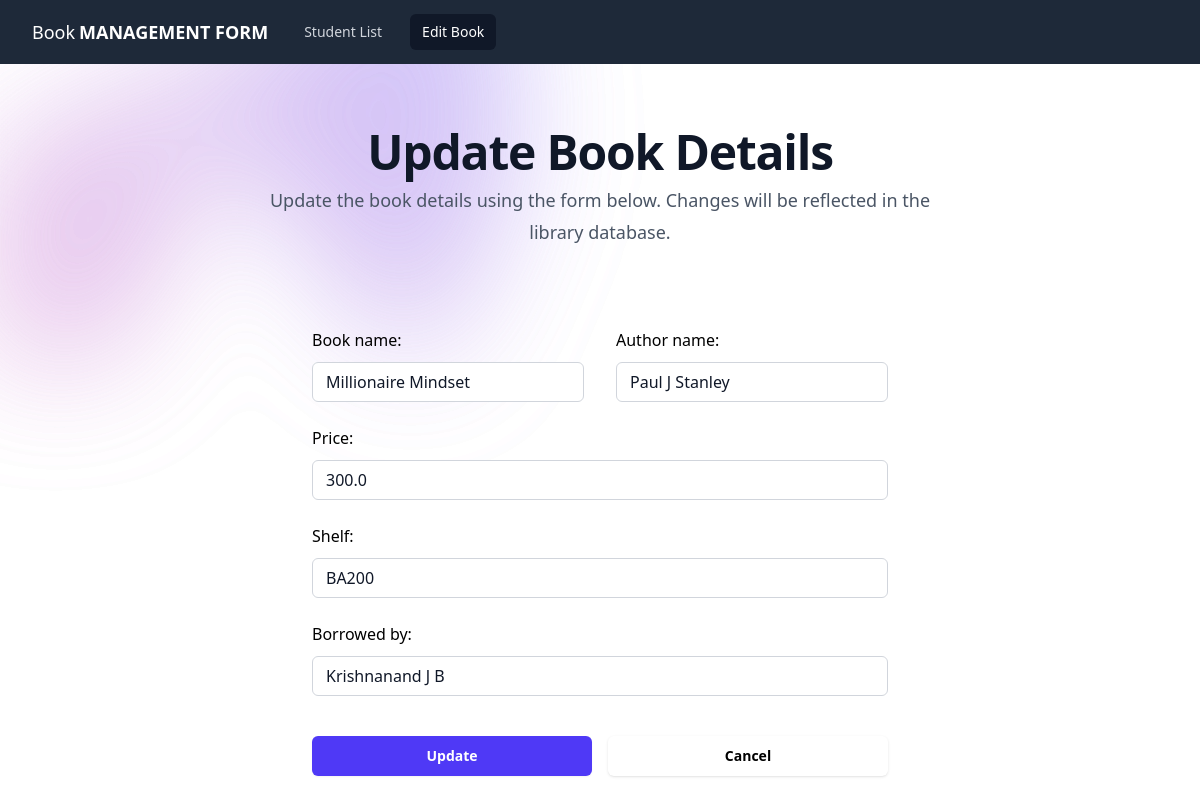
Page /update-book-details/5 on the committed database.
### base/models.py (models this page shows, shortened)
class Book(models.Model):
    book_name = models.CharField(max_length=200)
    author_name = models.CharField(max_length=200)
    price = models.FloatField()
    shelf = models.CharField(max_length=202)
    borrowed_by = models.CharField(max_length=200)

### base/views.py (the view)
# urls.py: path('update-book-details/<str:pk>', views.update_book, name="update_book"),
def update_book(request, pk):
    book_details = Book.objects.get(id=pk)
    context = {
        "book_list_class": "rounded-md px-3 py-2 text-sm font-medium text-gray-300 hover:bg-gray-700 hover:text-white",
        "add_book_class": "rounded-md bg-gray-900 px-3 py-2 text-sm font-medium text-white",
        "edit_or_add": "Edit Book",
        "heading": "Update Book Details",
        "sub_heading": "Update the book details using the form below. Changes will be reflected in the library database.",
        "form": BookDetailsForm(instance=book_details),
    }
    if request.method == "POST":
        form = BookDetailsForm(request.POST, instance=book_details)
        if form.is_valid():
            form.save()
            return redirect("list_book")
    return render(request, "base/book_form.html", context)

### base/form.py (shortened to what this page needs)
class BookDetailsForm(ModelForm):
    class Meta:
        model = Book
        fields = ["book_name", "author_name", "price", "shelf", "borrowed_by"]
        tailwind_classes = "block w-full rounded-md bg-white px-3.5 py-2 text-base text-gray-900 outline-1 -outline-offset-1 outline-gray-300 placeholder:text-gray-400 focus:outline-2 focus:-outline-offset-2 focus:outline-indigo-600"
        widgets = {
            "book_name": forms.TextInput(attrs={"class": tailwind_classes}),
            "author_name": forms.TextInput(attrs={"class": tailwind_classes}),
            "price": forms.NumberInput(attrs={"class": tailwind_classes, "min": 0}),
            "shelf": forms.TextInput(attrs={"class": tailwind_classes}),
            "borrowed_by": forms.TextInput(attrs={"class": tailwind_classes}),
        }

### base/templates/base/book_form.html (shortened to what this page needs)
{% extends 'base.html' %}
{% block navbar %}
{% include 'navbar.html' with book_list_class=book_list_class add_book_class=add_book_class edit_or_add=edit_or_add %}
{% endblock navbar %}
{% block content %}
<div class="px-6 py-0 sm:py-0 lg:px-8">
    <div class="absolute inset-x-0 top-[-10rem] -z-10 transform-gpu overflow-hidden blur-3xl sm:top-[-20rem]" aria-hidden="true">
      <div class="relative left-1/2 -z-10 aspect-1155/678 w-[36.125rem] max-w-none -translate-x-1/2 rotate-[30deg] bg-linear-to-tr from-[#ff80b5] to-[#9089fc] opacity-30 sm:left-[calc(50%-40rem)] sm:w-[72.1875rem]" style="clip-path: polygon(74.1% 44.1%, 100% 61.6%, 97.5% 26.9%, 85.5% 0.1%, 80.7% 2%, 72.5% 32.5%, 60.2% 62.4%, 52.4% 68.1%, 47.5% 58.3%, 45.2% 34.5%, 27.5% 76.7%, 0.1% 64.9%, 17.9% 100%, 27.6% 76.8%, 76.1% 97.7%, 74.1% 44.1%)"></div>
    </div>
    <div class="mx-auto max-w-2xl text-center">
      <h2 class="text-4xl font-semibold tracking-tight text-balance text-gray-900 sm:text-5xl">{{ heading }}</h2>
      <p class="mt-2 text-lg/8 text-gray-600">{{ sub_heading }}</p>
    </div>
    <form action="#" method="POST" class="mx-auto mt-16 max-w-xl sm:mt-20">
        <div class="grid grid-cols-1 gap-x-8 gap-y-6 sm:grid-cols-2">
            <div>
            {{ form.book_name.label_tag }}
            <div class="mt-2.5">
                {{ form.book_name }}
            </div>
            </div>
            <div>
                {{ form.author_name.label_tag }}
                <div class="mt-2.5">
                    {{ form.author_name }}
                </div>
            </div>
            <div class="sm:col-span-2">
                {{ form.price.label_tag }}
                <div class="mt-2.5">
                    {{ form.price }}
                </div>
            </div>
            <div class="sm:col-span-2">
                {{ form.shelf.label_tag }}
                <div class="mt-2.5">
                    {{ form.shelf }}
                </div>
            </div>
            <div class="sm:col-span-2">
                {{ form.borrowed_by.label_tag }}
                <div class="mt-2.5">
                    {{ form.borrowed_by }}
                </div>
            </div>
        </div>
        <div class="mt-10 flex space-x-4">
            <button type="submit" class="w-1/2 rounded-md bg-indigo-600 px-3.5 py-2.5 text-center text-sm font-semibold text-white shadow-xs hover:bg-indigo-500 cursor-pointer focus-visible:outline-2 focus-visible:outline-offset-2 focus-visible:outline-indigo-600">
                {% if "update-book-details" in request.path %}
                    Update
                {% else %}
                    Add
                {% endif %}
            </button>
            <a href="{% url 'list_book' %}" class="w-1/2 rounded-md bg-white-600 px-3.5 py-2.5 text-center text-sm font-semibold text-black shadow-sm hover:text-red-500 cursor-pointer focus-visible:outline-2 focus-visible:outline-offset-2 focus-visible:outline-red-600">Cancel</a>
        </div>
    </form>
  </div>
{% endblock content %}

### rows in the picture
Book: book_name "Millionaire Mindset", author_name "Paul J Stanley", price "300.0", shelf "BA200", borrowed_by "Krishnanand J B"

### other values in the picture
{{ edit_or_add }} "Edit Book"
{{ heading }} "Update Book Details"
{{ sub_heading }} "Update the book details using the form below. Changes will be reflected in the library database."
